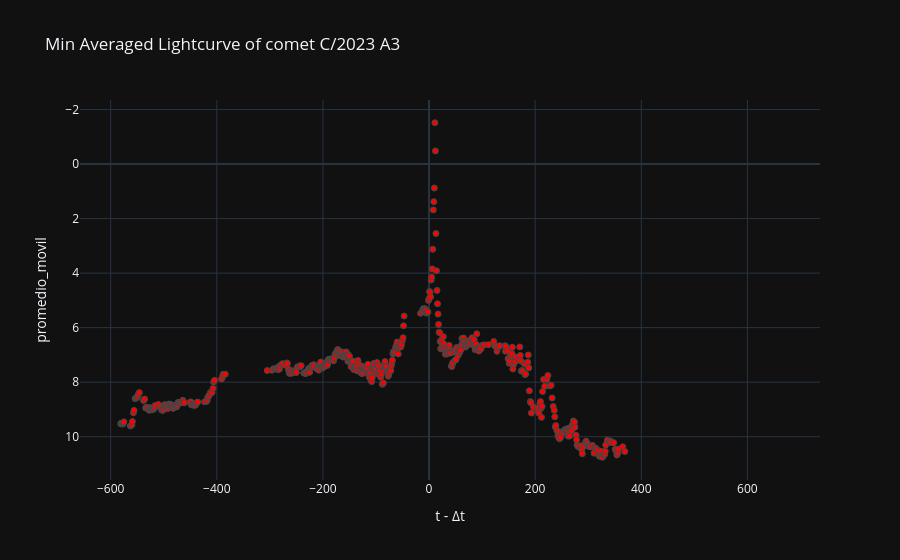

The code cell stored with this chart in its notebook:
### Code cell
# Gráfica de luz interna
labels = {'delta_t':'t - Δt','magnitud_reducida':'Magnitude reduced'}
fig = px.scatter(curva_de_luz_interna_v1_df, x='delta_t', y='promedio_movil', template= 'plotly_dark', labels= labels, title=f'Min Averaged Lightcurve of comet {nombre_cometa}')
fig.update_traces(marker=dict(color='red', size=6, line=dict(width=1, color='DarkSlateGrey')))
fig.update_yaxes(autorange="reversed")
fig.show()

### Figure 1 — Plotly figure (JSON) as saved in the notebook; plotly's stock layout.template omitted (floating-point values rounded to 4 significant figures; data arrays with more than 128 entries replaced by an {"elided": "..."} marker saying what was removed)
{"data": [{"hovertemplate": "t - Δt=%{x}<br>promedio_movil=%{y}<extra></extra>", "legendgroup": "", "marker": {"color": "red", "line": {"color": "DarkSlateGrey", "width": 1}, "size": 6, "symbol": "circle"}, "mode": "markers", "name": "", "orientation": "v", "showlegend": false, "type": "scatter", "x": {"elided": "565 int values"}, "xaxis": "x", "y": {"elided": "565 float values"}, "yaxis": "y"}], "layout": {"legend": {"tracegroupgap": 0}, "title": {"text": "Min Averaged Lightcurve of comet C/2023 A3"}, "xaxis": {"anchor": "y", "domain": [0, 1], "title": {"text": "t - Δt"}}, "yaxis": {"anchor": "x", "autorange": "reversed", "domain": [0, 1], "title": {"text": "promedio_movil"}}}}
